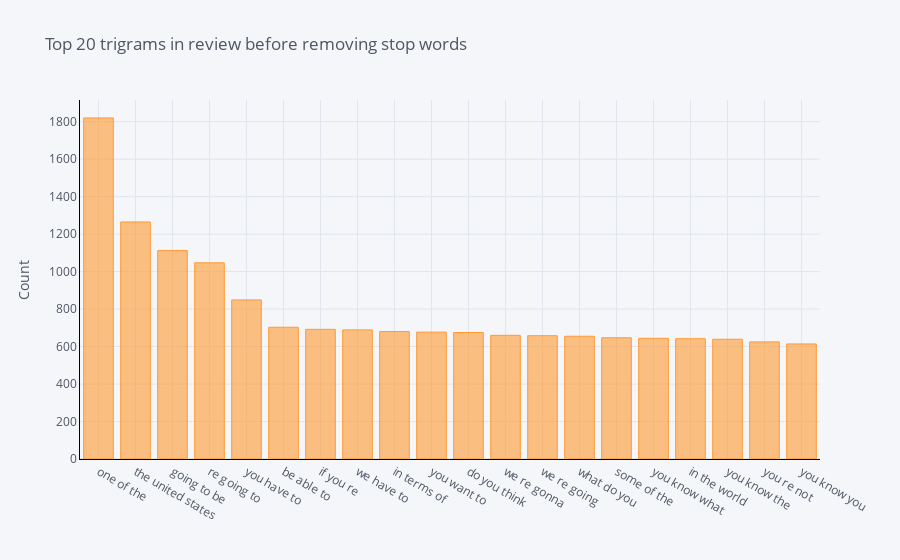

This figure's notebook cell:
### Markdown cell above
## The distribution of Top trigrams before removing stop words

### Code cell
def get_top_n_trigram(corpus, n=None):
    vec = CountVectorizer(ngram_range=(3, 3)).fit(corpus)
    bag_of_words = vec.transform(corpus)
    sum_words = bag_of_words.sum(axis=0) 
    words_freq = [(word, sum_words[0, idx]) for word, idx in vec.vocabulary_.items()]
    words_freq =sorted(words_freq, key = lambda x: x[1], reverse=True)
    return words_freq[:n]
common_words = get_top_n_trigram(df['text'], 20)
df5 = pd.DataFrame(common_words, columns = ['text' , 'count'])
df5
df5.groupby('text').sum()['count'].sort_values(ascending=False).iplot(
    kind='bar', yTitle='Count', linecolor='black', title='Top 20 trigrams in review before removing stop words')

### Figure 1 — Plotly figure (JSON) as saved in the notebook; plotly's stock layout.template omitted (floating-point values rounded to 4 significant figures)
{"data": [{"marker": {"color": "rgba(255, 153, 51, 0.6)", "line": {"color": "rgba(255, 153, 51, 1.0)", "width": 1}}, "name": "count", "orientation": "v", "text": "", "type": "bar", "x": ["one of the", "the united states", "going to be", "re going to", "you have to", "be able to", "if you re", "we have to", "in terms of", "you want to", "do you think", "we re gonna", "we re going", "what do you", "some of the", "you know what", "in the world", "you know the", "you re not", "you know you"], "y": [1820, 1265, 1112, 1047, 849, 703, 692, 689, 680, 677, 675, 660, 658, 655, 647, 644, 642, 639, 625, 614]}], "layout": {"legend": {"bgcolor": "#F5F6F9", "font": {"color": "#4D5663"}}, "paper_bgcolor": "#F5F6F9", "plot_bgcolor": "#F5F6F9", "title": {"font": {"color": "#4D5663"}, "text": "Top 20 trigrams in review before removing stop words"}, "xaxis": {"gridcolor": "#E1E5ED", "linecolor": "black", "showgrid": true, "tickfont": {"color": "#4D5663"}, "title": {"font": {"color": "#4D5663"}, "text": ""}, "zerolinecolor": "#E1E5ED"}, "yaxis": {"gridcolor": "#E1E5ED", "linecolor": "black", "showgrid": true, "tickfont": {"color": "#4D5663"}, "title": {"font": {"color": "#4D5663"}, "text": "Count"}, "zerolinecolor": "#E1E5ED"}}}
